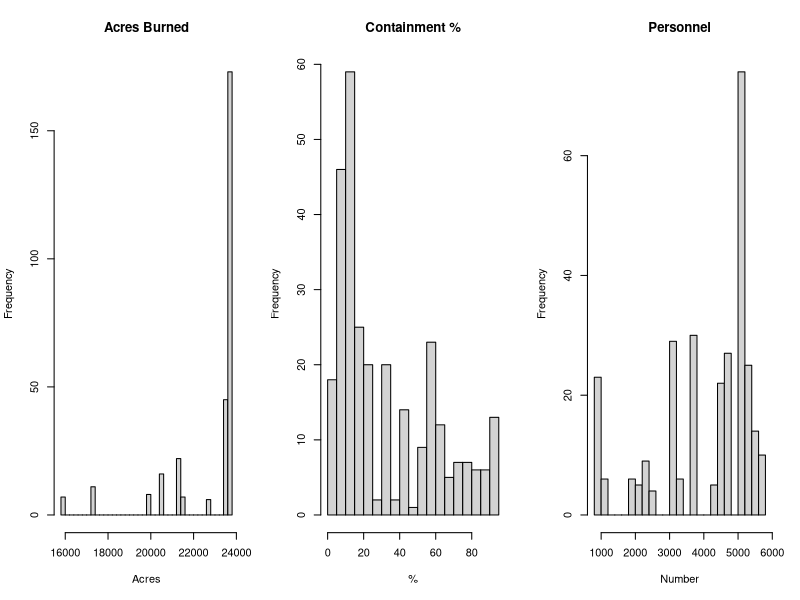
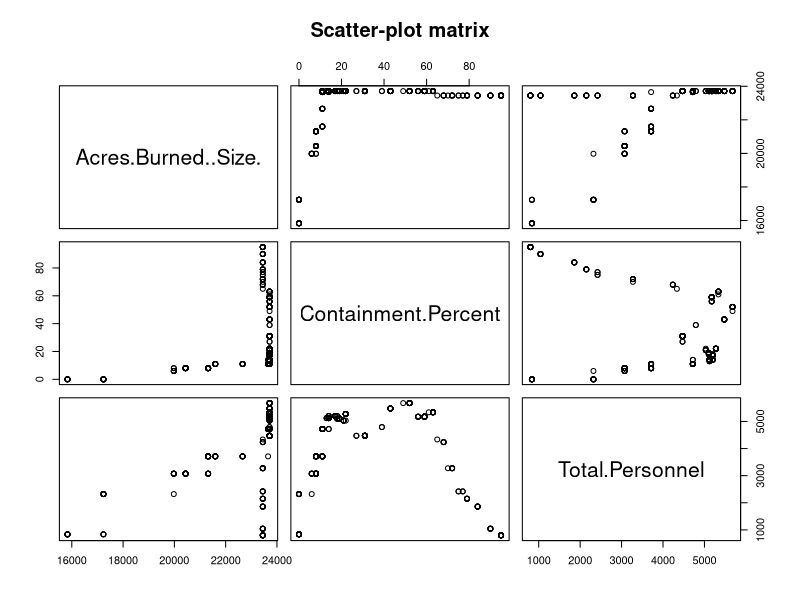

R code for these plots, in order:
## ---- chunk 1
library(car)
library(MASS) 
## ---- chunk 2
# raw import (base R)
wild <- read.csv("CleanData.csv", stringsAsFactors = FALSE)

# basic sanity‑check
cat("Rows before NA drop:", nrow(wild), "\n")

# omit records with any missing core variable
wild <- na.omit(wild[ , c("Update.Timestamp", "Acres.Burned..Size.",
                         "Containment.Percent", "Total.Personnel")])
cat("Rows after NA drop:", nrow(wild), "\n")

# convert timestamp to POSIXct and extract calendar features
wild$UpdateTime <- strptime(wild$Update.Timestamp,
                            format = "%m/%d/%Y %I:%M %p")
wild$Date       <- as.Date(wild$UpdateTime)
## ---- chunk 3
par(mfrow = c(1,3))
hist(wild$Acres.Burned..Size., 30, main = "Acres Burned", xlab = "Acres")
hist(wild$Containment.Percent, 30, main = "Containment %", xlab = "%")
hist(wild$Total.Personnel, 30, main = "Personnel", xlab = "Number")
par(mfrow = c(1,1))

pairs(wild[, c("Acres.Burned..Size.",
               "Containment.Percent",
               "Total.Personnel")],
      main = "Scatter‑plot matrix")
